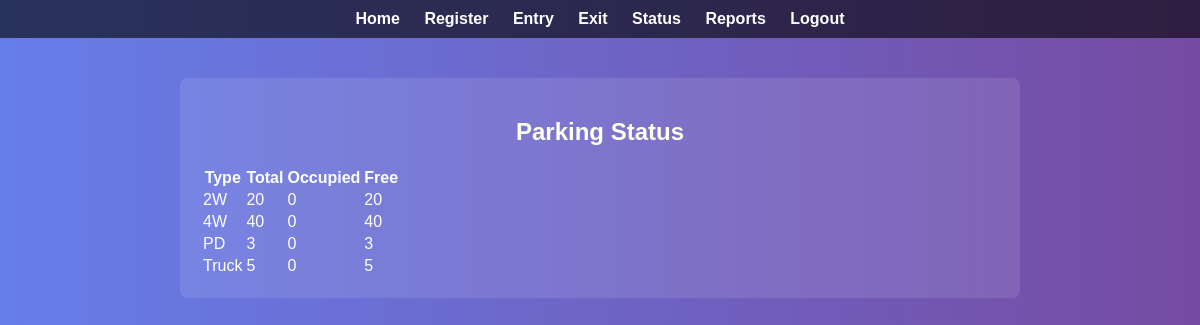
Screenshot of /status (signed in) with the database file from the repository.
### tables this page shows
CREATE TABLE parking_spots (
        id INTEGER PRIMARY KEY AUTOINCREMENT,
        spot_number TEXT UNIQUE,
        vehicle_type TEXT,
        is_occupied INTEGER DEFAULT 0
    );

### app.py (the view)
    @app.route("/status")
    def status():
        if "user" not in session:
            return redirect(url_for("login"))
        rows = models.availability_summary()
        return render_template("status.html", rows=rows)

### db.py (called while the page is built)
def get_conn():
    conn = sqlite3.connect(DB_FILE)
    conn.row_factory = sqlite3.Row
    return conn

### models.py (called while the page is built)
def availability_summary():
    conn = get_conn()
    cur = conn.cursor()
    cur.execute("""
        SELECT vehicle_type,
               SUM(CASE WHEN is_occupied=0 THEN 1 ELSE 0 END) as free,
               SUM(CASE WHEN is_occupied=1 THEN 1 ELSE 0 END) as occupied,
               COUNT(*) as total
        FROM parking_spots
        GROUP BY vehicle_type
    """)
    rows = cur.fetchall()
    conn.close()
    return rows

### Parking System/templates/status.html
{% extends "base.html" %}
{% block content %}
<h2>Parking Status</h2>
<table>
    <tr>
        <th>Type</th>
        <th>Total</th>
        <th>Occupied</th>
        <th>Free</th>
    </tr>
    {% if rows %}
        {% for row in rows %}
        <tr>
            <td>{{ row.vehicle_type }}</td>
            <td>{{ row.total }}</td>
            <td>{{ row.occupied }}</td>
            <td>{{ row.free }}</td>
        </tr>
        {% endfor %}
    {% else %}
        <tr><td colspan="4">No data available</td></tr>
    {% endif %}
</table>
{% endblock %}

### Parking System/templates/base.html (shortened to what this page needs)
<!DOCTYPE html>
<html lang="en">
<head>
    <link rel="stylesheet" href="{{ url_for('static', filename='style.css') }}">
</head>
<body>
    {% if session.get('user') %}
    <div class="navbar">
        <a href="{{ url_for('menu') }}">Home</a>
        <a href="{{ url_for('register') }}">Register</a>
        <a href="{{ url_for('entry') }}">Entry</a>
        <a href="{{ url_for('exit') }}">Exit</a>
        <a href="{{ url_for('status') }}">Status</a>
        <a href="{{ url_for('reports') }}">Reports</a>
        <a href="{{ url_for('logout') }}">Logout</a>
    </div>
    {% endif %}
    <div class="container">
        {% block content %}{% endblock %}
    </div>
</body>
</html>

### Parking System/static/style.css (style rules this page uses)
body { font-family: Arial, sans-serif; background: linear-gradient(to right, #667eea, #764ba2); color: #fff; margin: 0; padding: 0; }
.navbar { background: rgba(0,0,0,0.6); padding: 10px; text-align: center; }
.navbar a { color: #fff; margin: 0 10px; text-decoration: none; font-weight: bold; }
.container { max-width: 800px; margin: 40px auto; background: rgba(255,255,255,0.1); padding: 20px; border-radius: 8px; }
h2 { text-align: center; color: #ffe; }

### rows the page displays
parking_spots: vehicle_type "2W", total "20", occupied "0", free "20"
parking_spots: vehicle_type "4W", total "40", occupied "0", free "40"
parking_spots: vehicle_type "PD", total "3", occupied "0", free "3"

### other values shown
{{ row.vehicle_type }} "Truck"
{{ row.total }} "5"
{{ row.occupied }} "0"
{{ row.free }} "5"
